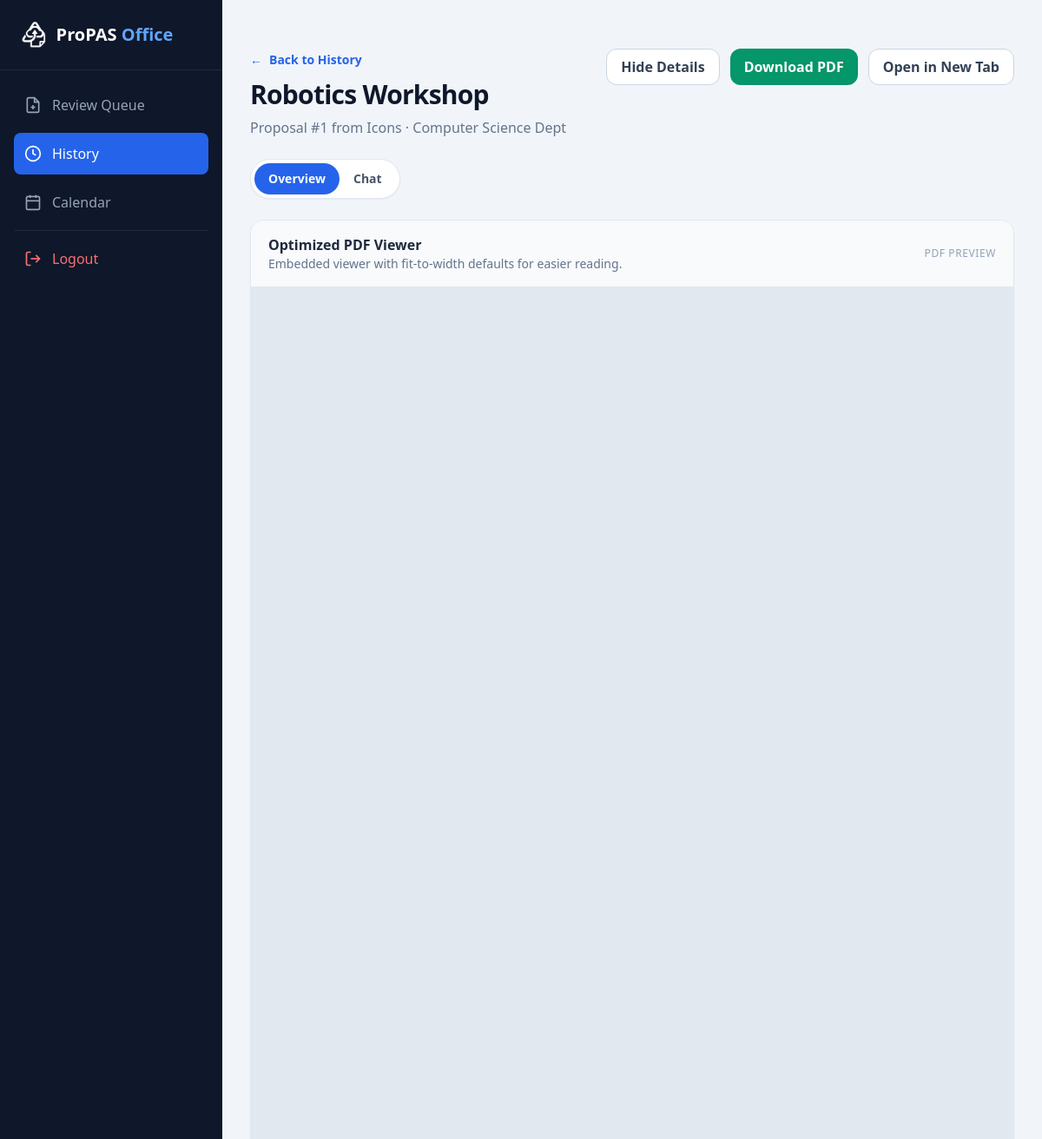
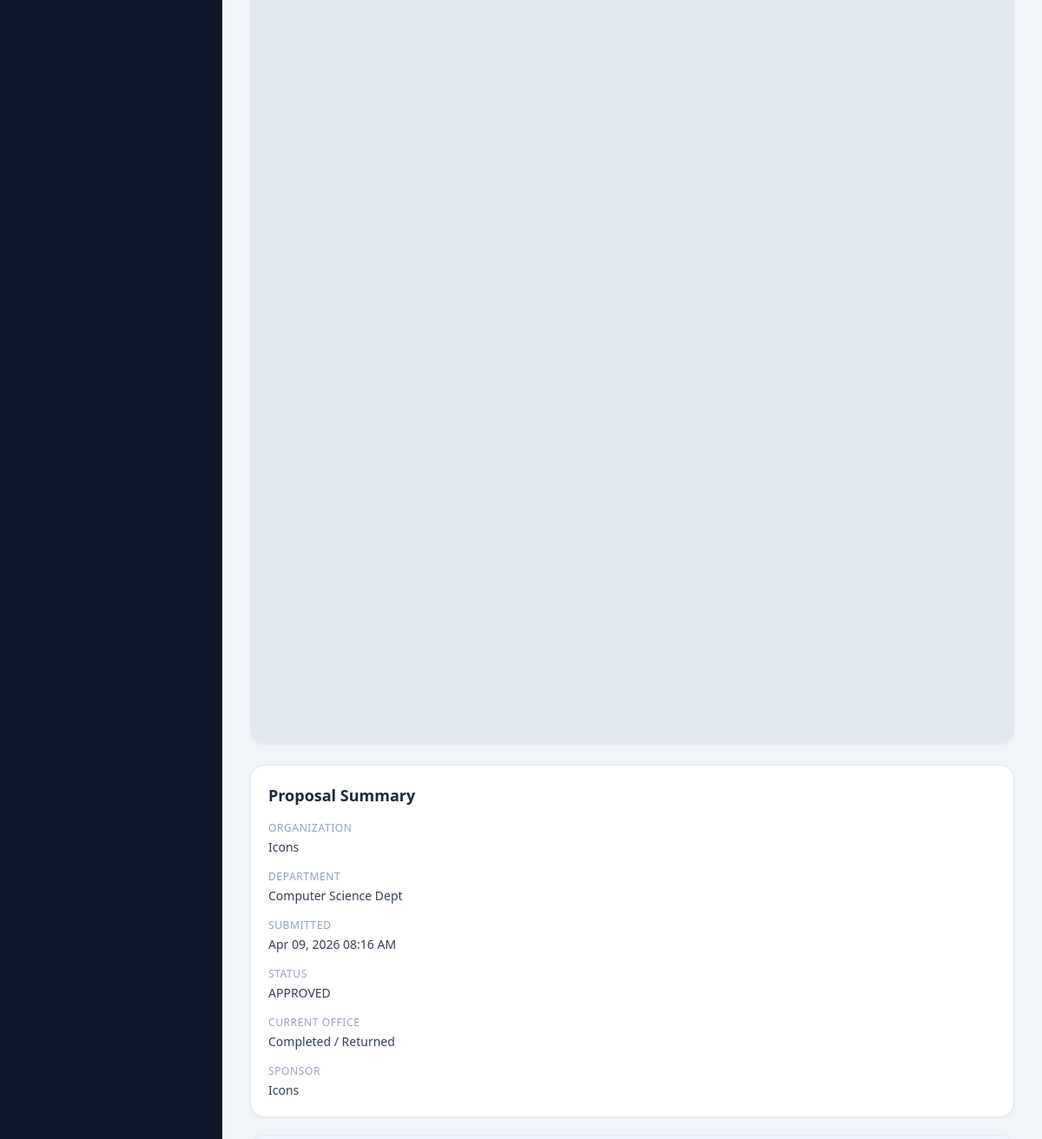
Page /proposal-details/1 (signed in) on the committed database (2 pictures, top to bottom).
### models.py (models this page shows)
class Proposal(db.Model):
    __tablename__ = 'proposals'
    id = db.Column(db.Integer, primary_key=True)
    title = db.Column(db.String(200), nullable=False)
    status = db.Column(db.String(20), default='PENDING')
    version_number = db.Column(db.Integer, default=1)
    file_path = db.Column(db.String(300))
    proposal_data = db.Column(db.JSON)
    current_step_id = db.Column(db.Integer, db.ForeignKey('approval_steps.id'))
    creator_id = db.Column(db.Integer, db.ForeignKey('accounts.id'))
    created_at = db.Column(db.DateTime, default=datetime.utcnow)

class User(UserMixin, db.Model):
    __tablename__ = 'accounts'
    id = db.Column(db.Integer, primary_key=True)
    username = db.Column(db.String(80), unique=True, nullable=False)
    password_hash = db.Column(db.String(256))
    account_type = db.Column(db.String(20))  # 'Org', 'Office', or 'Admin'
    profile_data = db.Column(MutableDict.as_mutable(db.JSON), default=dict)
    proposals = db.relationship('Proposal', backref='creator', lazy=True)

### routes/office.py (the view)
@office_bp.route('/proposal-details/<int:proposal_id>')
@login_required
def proposal_details(proposal_id):
    if current_user.account_type != 'Office':
        abort(403)
    my_step = _office_step_for_user(current_user)
    if not my_step:
        abort(403)
    proposal = db.session.get(Proposal, proposal_id)
    if not proposal:
        abort(404)
    current_step_name = None
    if proposal.current_step_id:
        current_step = db.session.get(ApprovalStep, proposal.current_step_id)
        current_step_name = current_step.name if current_step else None
    messages = _conversation_messages(proposal.id, my_step.id)
    active_tab = request.args.get('tab', 'overview')
    if active_tab not in {'overview', 'chat'}:
        active_tab = 'overview'
    return render_template(
        'office_proposal_detail.html',
        proposal=proposal,
        department_name=ORG_DEPARTMENTS.get(proposal.creator.username.lower(), proposal.creator.username),
        current_step_name=current_step_name,
        messages=messages,
        active_tab=active_tab
    )

### app.py (called while the page is built)
@login_manager.user_loader
def load_user(user_id):
    from models import User
    return db.session.get(User, int(user_id))

@app.template_filter('datetime_ph')
def datetime_ph(value, fmt='%b %d, %Y %I:%M %p'):
    if value is None:
        return 'N/A'
    if value.tzinfo is None:
        value = value.replace(tzinfo=timezone.utc)
    return value.astimezone(ZoneInfo(app.config['DISPLAY_TIMEZONE'])).strftime(fmt)

### routes/office.py (called while the page is built)
def _office_step_for_user(user):
    return ApprovalStep.query.filter(ApprovalStep.name.ilike(user.username)).first()

def _conversation_messages(proposal_id, office_step_id):
    return ProposalMessage.query.filter_by(
        proposal_id=proposal_id,
        office_step_id=office_step_id,
    ).order_by(ProposalMessage.created_at.asc()).all()

### templates/office_proposal_detail.html (shortened to what this page needs)
<!DOCTYPE html>
<html lang="en">
<head>
    <script src="https://cdn.tailwindcss.com"></script>
</head>
<body class="bg-slate-100 text-slate-900">
    <div class="min-h-screen flex">
        <aside class="w-64 bg-slate-900 text-white hidden md:flex flex-col sticky top-0 h-screen">
            <div class="p-6 text-xl font-bold border-b border-slate-800 flex items-center gap-3">
                <img src="{{ url_for('static', filename='images/Icon.png') }}" class="h-8 w-auto" alt="Logo">
                <span>ProPAS <span class="text-blue-400">Office</span></span>
            </div>
            <nav class="flex-1 p-4 space-y-2">
                <a href="{{ url_for('office.review') }}" class="flex items-center gap-3 p-3 text-slate-400 hover:bg-slate-800 rounded-lg transition">
                    <svg viewBox="0 0 24 24" fill="none" stroke="currentColor" stroke-width="2" class="h-5 w-5"><path d="M14 2H6a2 2 0 0 0-2 2v16a2 2 0 0 0 2 2h12a2 2 0 0 0 2-2V8z"/><polyline points="14 2 14 8 20 8"/><line x1="12" y1="18" x2="12" y2="12"/><line x1="9" y1="15" x2="15" y2="15"/></svg>
                    <span>Review Queue</span>
                </a>
                <a href="{{ url_for('office.master_history') }}" class="flex items-center gap-3 p-3 bg-blue-600 rounded-lg transition">
                    <svg viewBox="0 0 24 24" fill="none" stroke="currentColor" stroke-width="2" class="h-5 w-5"><circle cx="12" cy="12" r="10"/><polyline points="12 6 12 12 16 14"/></svg>
                    <span>History</span>
                </a>
                <a href="{{ url_for('auth.calendar_redirect') }}" class="flex items-center gap-3 p-3 text-slate-400 hover:bg-slate-800 rounded-lg transition">
                    <svg viewBox="0 0 24 24" fill="none" stroke="currentColor" stroke-width="2" class="h-5 w-5"><rect x="3" y="4" width="18" height="18" rx="2"/><line x1="16" y1="2" x2="16" y2="6"/><line x1="8" y1="2" x2="8" y2="6"/><line x1="3" y1="10" x2="21" y2="10"/></svg>
                    <span>Calendar</span>
                </a>
                <hr class="border-slate-800 my-4">
                <a href="{{ url_for('auth.logout') }}" class="flex items-center gap-3 p-3 text-red-400 hover:bg-red-900/20 rounded-lg transition">
                    <svg viewBox="0 0 24 24" fill="none" stroke="currentColor" stroke-width="2" class="h-5 w-5"><path d="M9 21H5a2 2 0 0 1-2-2V5a2 2 0 0 1 2-2h4"/><polyline points="16 17 21 12 16 7"/><line x1="21" y1="12" x2="9" y2="12"/></svg>
                    <span>Logout</span>
                </a>
            </nav>
        </aside>
        <main class="flex-1 p-4 sm:p-6 md:p-8">
            <div class="max-w-7xl mx-auto space-y-6">
                <div class="flex flex-col lg:flex-row lg:items-start lg:justify-between gap-4">
                    <div>
                        <a href="{{ url_for('office.master_history') }}" class="inline-flex items-center text-sm text-blue-600 hover:text-blue-700 font-semibold mb-3">
                            <span class="mr-2">←</span> Back to History
                        </a>
                        <h1 class="text-3xl font-bold tracking-tight">{{ proposal.title }}</h1>
                        <p class="text-slate-500 mt-2">Proposal #{{ proposal.id }} from {{ proposal.creator.username }} · {{ department_name }}</p>
                    </div>
                    <div class="flex flex-col sm:flex-row sm:flex-wrap gap-3 w-full lg:w-auto">
                        <a href="{{ url_for('office.master_history') }}" class="inline-flex items-center justify-center px-4 py-2 rounded-xl border border-slate-300 bg-white text-slate-700 font-semibold hover:border-slate-400 hover:text-slate-900 transition w-full sm:w-auto">
                            Hide Details
                        </a>
                        <a href="{{ url_for('static', filename='uploads/' + proposal.file_path) }}" download class="inline-flex items-center justify-center px-4 py-2 rounded-xl bg-emerald-600 text-white font-semibold hover:bg-emerald-700 transition w-full sm:w-auto">
                            Download PDF
                        </a>
                        <a href="{{ url_for('static', filename='uploads/' + proposal.file_path) }}" target="_blank" rel="noopener noreferrer" class="inline-flex items-center justify-center px-4 py-2 rounded-xl border border-slate-300 bg-white text-slate-700 font-semibold hover:border-blue-500 hover:text-blue-600 transition w-full sm:w-auto">
                            Open in New Tab
                        </a>
                    </div>
                </div>
                <div class="inline-flex rounded-full border border-slate-200 bg-white p-1 shadow-sm">
                    <a href="{{ url_for('office.proposal_details', proposal_id=proposal.id, tab='overview') }}" class="rounded-full px-4 py-2 text-sm font-semibold {% if active_tab != 'chat' %}bg-blue-600 text-white{% else %}text-slate-600 hover:text-slate-800{% endif %}">
                        Overview
                    </a>
                    <a href="{{ url_for('office.proposal_details', proposal_id=proposal.id, tab='chat') }}" class="rounded-full px-4 py-2 text-sm font-semibold {% if active_tab == 'chat' %}bg-blue-600 text-white{% else %}text-slate-600 hover:text-slate-800{% endif %}">
                        Chat
                    </a>
                </div>
                {% if active_tab != 'chat' %}
                <div class="grid grid-cols-1 xl:grid-cols-4 gap-6">
                    <section class="xl:col-span-3 bg-white rounded-2xl border border-slate-200 shadow-sm overflow-hidden">
                        <div class="flex items-center justify-between px-5 py-4 border-b border-slate-200 bg-slate-50">
                            <div>
                                <h2 class="font-semibold text-slate-800">Optimized PDF Viewer</h2>
                                <p class="text-sm text-slate-500">Embedded viewer with fit-to-width defaults for easier reading.</p>
                            </div>
                            <span class="text-xs uppercase tracking-wider text-slate-400">PDF Preview</span>
                        </div>
                        <div class="h-[62vh] min-h-[420px] sm:h-[70vh] sm:min-h-[560px] bg-slate-200">
                            <iframe
                                src="{{ url_for('static', filename='uploads/' + proposal.file_path) }}#toolbar=1&navpanes=0&scrollbar=1&view=FitH"
                                class="w-full h-full border-0"
                                title="Proposal PDF Viewer">
                            </iframe>
                        </div>
                    </section>
                    <aside class="space-y-5">
                        <div class="bg-white rounded-2xl border border-slate-200 shadow-sm p-5">
                            <h2 class="text-lg font-semibold text-slate-800 mb-4">Proposal Summary</h2>
                            <dl class="space-y-4 text-sm">
                                <div>
                                    <dt class="text-slate-400 uppercase tracking-wider text-xs">Organization</dt>
                                    <dd class="mt-1 font-medium text-slate-700">{{ proposal.creator.username }}</dd>
                                </div>
                                <div>
                                    <dt class="text-slate-400 uppercase tracking-wider text-xs">Department</dt>
                                    <dd class="mt-1 font-medium text-slate-700">{{ department_name }}</dd>
                                </div>
                                <div>
                                    <dt class="text-slate-400 uppercase tracking-wider text-xs">Submitted</dt>
                                    <dd class="mt-1 font-medium text-slate-700">{{ proposal.created_at|datetime_ph }}</dd>
                                </div>
                                <div>
                                    <dt class="text-slate-400 uppercase tracking-wider text-xs">Status</dt>
                                    <dd class="mt-1 font-medium text-slate-700">{{ proposal.status }}</dd>
                                </div>
                                <div>
                                    <dt class="text-slate-400 uppercase tracking-wider text-xs">Current Office</dt>
                                    <dd class="mt-1 font-medium text-slate-700">{{ current_step_name or 'Completed / Returned' }}</dd>
                                </div>
                                <div>
                                    <dt class="text-slate-400 uppercase tracking-wider text-xs">Sponsor</dt>
                                    <dd class="mt-1 font-medium text-slate-700">{{ proposal.proposal_data.get('sponsor', 'N/A') if proposal.proposal_data else 'N/A' }}</dd>
                                </div>
                            </dl>
                        </div>
                        <div class="bg-blue-50 rounded-2xl border border-blue-100 p-5">
                        </div>
                    </aside>
                </div>
                {% endif %}
            </div>
        </main>
    </div>
</body>
</html>

### rows in the picture
Proposal: title "Robotics Workshop", id "1", created_at "Apr 09, 2026 08:16 AM", status "APPROVED", proposal_data "Icons"
User: creator.username "Icons"

### other values in the picture
{{ department_name }} "Computer Science Dept"
{{ current_step_name or 'Completed / Returned' }} "Completed / Returned"
